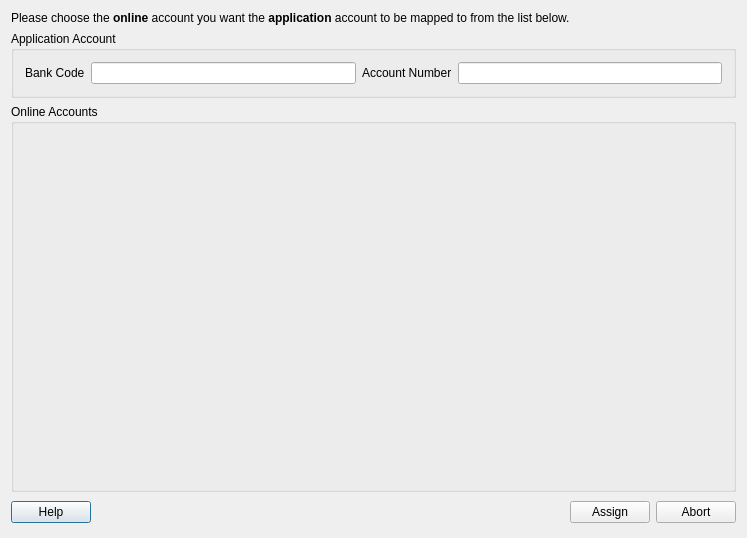
<?xml version="1.0" encoding="UTF-8"?>
<ui version="4.0">
 <class>QBMapAccountUi</class>
 <widget class="QDialog" name="QBMapAccountUi">
  <property name="geometry">
   <rect>
    <x>0</x>
    <y>0</y>
    <width>747</width>
    <height>538</height>
   </rect>
  </property>
  <property name="windowTitle">
   <string>Account Mapping</string>
  </property>
  <layout class="QVBoxLayout">
   <item>
    <widget class="QLabel" name="textLabel1">
     <property name="text">
      <string>&lt;qt&gt;
Please choose the &lt;b&gt;online&lt;/b&gt; account you want the 
&lt;b&gt;application&lt;/b&gt; account to be mapped to from the list below.
&lt;/qt&gt;</string>
     </property>
     <property name="wordWrap">
      <bool>false</bool>
     </property>
    </widget>
   </item>
   <item>
    <widget class="Q3GroupBox" name="groupBox1">
     <property name="sizePolicy">
      <sizepolicy hsizetype="Expanding" vsizetype="Minimum">
       <horstretch>0</horstretch>
       <verstretch>0</verstretch>
      </sizepolicy>
     </property>
     <property name="title">
      <string>Application Account</string>
     </property>
     <layout class="QHBoxLayout">
      <item>
       <widget class="QLabel" name="textLabel2">
        <property name="text">
         <string>Bank Code</string>
        </property>
        <property name="wordWrap">
         <bool>false</bool>
        </property>
       </widget>
      </item>
      <item>
       <widget class="QLineEdit" name="bankCodeEdit">
        <property name="readOnly">
         <bool>true</bool>
        </property>
       </widget>
      </item>
      <item>
       <widget class="QLabel" name="textLabel2_2">
        <property name="text">
         <string>Account Number</string>
        </property>
        <property name="wordWrap">
         <bool>false</bool>
        </property>
       </widget>
      </item>
      <item>
       <widget class="QLineEdit" name="accountIdEdit">
        <property name="readOnly">
         <bool>true</bool>
        </property>
       </widget>
      </item>
     </layout>
    </widget>
   </item>
   <item>
    <widget class="Q3GroupBox" name="accountBox">
     <property name="sizePolicy">
      <sizepolicy hsizetype="Expanding" vsizetype="Expanding">
       <horstretch>0</horstretch>
       <verstretch>0</verstretch>
      </sizepolicy>
     </property>
     <property name="title">
      <string>Online Accounts</string>
     </property>
     <layout class="QHBoxLayout">
      <item>
       <widget class="QBAccountListView" name="accountList" native="true"/>
      </item>
     </layout>
    </widget>
   </item>
   <item>
    <layout class="QHBoxLayout">
     <item>
      <widget class="QPushButton" name="helpButton">
       <property name="text">
        <string>Help</string>
       </property>
      </widget>
     </item>
     <item>
      <spacer name="spacer1">
       <property name="orientation">
        <enum>Qt::Horizontal</enum>
       </property>
       <property name="sizeType">
        <enum>QSizePolicy::Expanding</enum>
       </property>
       <property name="sizeHint" stdset="0">
        <size>
         <width>326</width>
         <height>29</height>
        </size>
       </property>
      </spacer>
     </item>
     <item>
      <widget class="QPushButton" name="assignButton">
       <property name="text">
        <string>Assign</string>
       </property>
      </widget>
     </item>
     <item>
      <widget class="QPushButton" name="abortButton">
       <property name="text">
        <string>Abort</string>
       </property>
      </widget>
     </item>
    </layout>
   </item>
  </layout>
 </widget>
 <layoutdefault spacing="6" margin="11"/>
 <customwidgets>
  <customwidget>
   <class>Q3GroupBox</class>
   <extends>QGroupBox</extends>
   <header>Qt3Support/Q3GroupBox</header>
   <container>1</container>
  </customwidget>
  <customwidget>
   <class>QBAccountListView</class>
   <extends>QWidget</extends>
   <header location="global">q4banking/qbaccountlist.h</header>
  </customwidget>
 </customwidgets>
 <resources/>
 <connections>
  <connection>
   <sender>abortButton</sender>
   <signal>clicked()</signal>
   <receiver>QBMapAccountUi</receiver>
   <slot>reject()</slot>
   <hints>
    <hint type="sourcelabel">
     <x>20</x>
     <y>20</y>
    </hint>
    <hint type="destinationlabel">
     <x>20</x>
     <y>20</y>
    </hint>
   </hints>
  </connection>
  <connection>
   <sender>assignButton</sender>
   <signal>clicked()</signal>
   <receiver>QBMapAccountUi</receiver>
   <slot>accept()</slot>
   <hints>
    <hint type="sourcelabel">
     <x>20</x>
     <y>20</y>
    </hint>
    <hint type="destinationlabel">
     <x>20</x>
     <y>20</y>
    </hint>
   </hints>
  </connection>
 </connections>
</ui>
